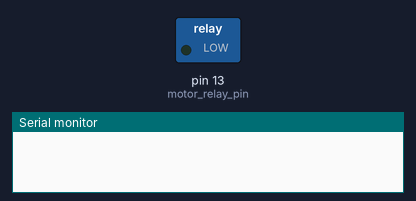
Simulated run of this sketch. Board: Arduino Uno, built with avr-gcc and run on an emulated ATmega328P. Parts: switched loads named in the sketch (green lamp = pin HIGH), the last lines printed to the serial monitor.

Above: at 5.0 s.
At 12.5 s:
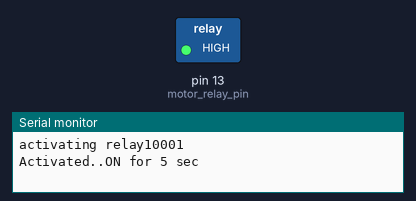
Timing chart, 0 to 19.5 s (numbered marks = the images above):
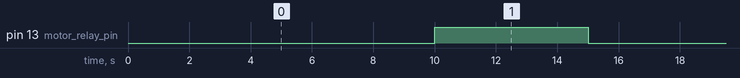

Measured:
- by itself, pin 13 (motor_relay_pin): alternates HIGH for 5.0 s and LOW for 10.0 s

The sketch:

code1.ino
```cpp
    const unsigned long SleepInterval = 10000UL; //24 hr
    unsigned long SleepStart = 0;
    const int motor_relay_pin =  13;      // the number of the LED pin


void setup() {
  // put your setup code here, to run once:
  // initialize the LED pin as an output:
   Serial.begin(115200);
  pinMode(motor_relay_pin, OUTPUT);
  digitalWrite(motor_relay_pin, LOW);

}

void loop() {
  // put your main code here, to run repeatedly:
       if (millis() - SleepStart > SleepInterval){
        /*activate when sleepinterval(24hrs) is crossed*/
        Serial.print("activating relay");
        Serial.println(millis());
        activate_motor_relay();

      }


}

void activate_motor_relay(){

     digitalWrite(motor_relay_pin, HIGH);
     Serial.println("Activated..ON for 5 sec");
     delay(5000);
     digitalWrite(motor_relay_pin, LOW);
     Serial.println("Switch off");
     SleepStart = millis();
}
```
